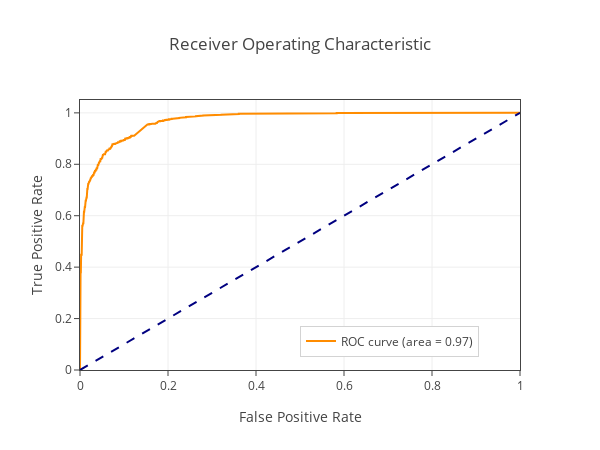

Write notebook code for a chart like this one.
### Markdown cell above
#### Soft Margin SVM Classifier

### Code cell
# soft margin SVM classifier
clf_svm2 = SVC(C=0.001, kernel='linear')
clf_svm2.fit(x_train, y_train)
score = clf_svm2.decision_function(x_test)
predicted = clf_svm2.predict(x_test)

print("%-12s %f" % ('Accuracy:', metrics.accuracy_score(y_test, predicted)))
print("%-12s %f" % ('Precision:', metrics.precision_score(y_test, predicted, average='macro')))
print("%-12s %f" % ('Recall:', metrics.recall_score(y_test, predicted, average='macro')))
print("Confusion Matrix: \n{0}".format(metrics.confusion_matrix(y_test, predicted)))

fpr_svm2, tpr_svm2, thresholds = metrics.roc_curve(y_test, score)
roc_auc_svm2 = metrics.auc(fpr_svm2, tpr_svm2)
draw_roc_curve(fpr_svm2, tpr_svm2, roc_auc_svm2, 'ROC curve')

### Figure 1 — Plotly figure (JSON) as saved in the notebook; plotly's stock layout.template omitted (floating-point values rounded to 4 significant figures; data arrays with more than 128 entries replaced by an {"elided": "..."} marker saying what was removed)
{"data": [{"line": {"color": "darkorange", "width": 2}, "mode": "lines", "name": "ROC curve (area = 0.97)", "type": "scatter", "x": {"elided": "368 float values"}, "y": {"elided": "368 float values"}}, {"line": {"color": "navy", "dash": "dash", "width": 2}, "mode": "lines", "showlegend": false, "type": "scatter", "x": [0, 1], "y": [0, 1]}], "layout": {"autosize": false, "height": 450, "legend": {"bordercolor": "#D3D3D3", "borderwidth": 1, "x": 0.5, "y": 0.05}, "title": "Receiver Operating Characteristic", "width": 600, "xaxis": {"linewidth": 1, "mirror": true, "ticks": "outside", "title": "False Positive Rate"}, "yaxis": {"linewidth": 1, "mirror": true, "range": [0, 1.05], "ticks": "outside", "title": "True Positive Rate"}}}
